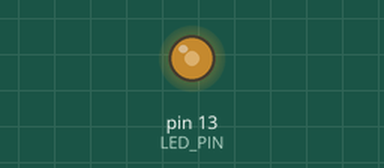
Recording of a program running on a simulated Arduino Nano, built with avr-gcc and run on an emulated ATmega328P. Shown: output pins drawn as LEDs (lit = HIGH).

Above: at 0.1 s.
Timing chart, 0 to 1.6 s (numbered marks = the images above):
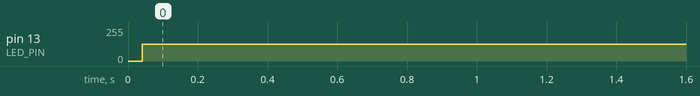

The program:

main.cpp
```cpp
#include <Arduino.h>
#include <Arduino_FreeRTOS.h> // Include FreeRTOS library

// Define LED pin
#define LED_PIN 13

// Task function to measure ticks
void vMeasureTickTask(void *pvParameters) {
    (void)pvParameters; // Prevents unused parameter warning
    pinMode(LED_PIN, OUTPUT); // Set LED_PIN as output

    while (1) {
        // Toggle the LED every tick
        digitalWrite(LED_PIN, !digitalRead(LED_PIN)); // Toggle LED state
        vTaskDelay(0.01); // Delay exactly 1 tick
    }
}

void setup() {
    //Serial.begin(9600); // Initialize Serial (optional debugging)

    // Create the tick measuring task
    xTaskCreate(vMeasureTickTask, "MeasureTick", 128, NULL, 1, NULL);

    // Start FreeRTOS scheduler
    vTaskStartScheduler();
}

void loop() {
    // FreeRTOS does not use the Arduino main loop
}
```

Measured:
- by itself, pin 13 (LED_PIN): 0/255 → 127/255 at 0.04 s
